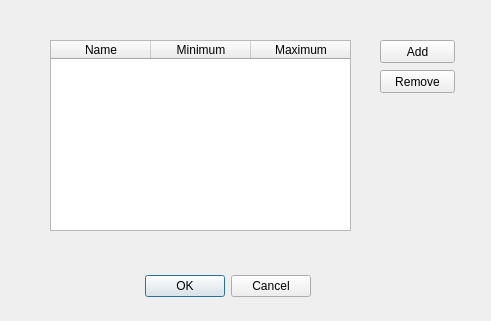
<?xml version="1.0" encoding="UTF-8"?>
<ui version="4.0">
 <class>RFactorAddRangeDialog</class>
 <widget class="QDialog" name="RFactorAddRangeDialog">
  <property name="geometry">
   <rect>
    <x>0</x>
    <y>0</y>
    <width>491</width>
    <height>321</height>
   </rect>
  </property>
  <property name="windowTitle">
   <string>Add New Range</string>
  </property>
  <widget class="QDialogButtonBox" name="RFactorRangeOkCancel">
   <property name="geometry">
    <rect>
     <x>-30</x>
     <y>270</y>
     <width>341</width>
     <height>32</height>
    </rect>
   </property>
   <property name="contextMenuPolicy">
    <enum>Qt::PreventContextMenu</enum>
   </property>
   <property name="orientation">
    <enum>Qt::Horizontal</enum>
   </property>
   <property name="standardButtons">
    <set>QDialogButtonBox::Cancel|QDialogButtonBox::Ok</set>
   </property>
  </widget>
  <widget class="QTableWidget" name="RFactorRangeTable">
   <property name="geometry">
    <rect>
     <x>50</x>
     <y>40</y>
     <width>301</width>
     <height>191</height>
    </rect>
   </property>
   <property name="selectionMode">
    <enum>QAbstractItemView::SingleSelection</enum>
   </property>
   <property name="selectionBehavior">
    <enum>QAbstractItemView::SelectItems</enum>
   </property>
   <property name="horizontalScrollBarPolicy">
    <enum>Qt::ScrollBarAlwaysOff</enum>
   </property>
   <property name="sizeAdjustPolicy">
    <enum>QAbstractScrollArea::AdjustIgnored</enum>
   </property>
   <property name="alternatingRowColors">
    <bool>false</bool>
   </property>
   <property name="showGrid">
    <bool>false</bool>
   </property>
   <property name="gridStyle">
    <enum>Qt::SolidLine</enum>
   </property>
   <attribute name="horizontalHeaderVisible">
    <bool>true</bool>
   </attribute>
   <attribute name="horizontalHeaderHighlightSections">
    <bool>true</bool>
   </attribute>
   <attribute name="horizontalHeaderShowSortIndicator" stdset="0">
    <bool>false</bool>
   </attribute>
   <attribute name="horizontalHeaderStretchLastSection">
    <bool>false</bool>
   </attribute>
   <attribute name="verticalHeaderVisible">
    <bool>false</bool>
   </attribute>
   <row>
    <property name="text">
     <string>New Row</string>
    </property>
   </row>
   <column>
    <property name="text">
     <string>Name</string>
    </property>
   </column>
   <column>
    <property name="text">
     <string>Minimum</string>
    </property>
   </column>
   <column>
    <property name="text">
     <string>Maximum</string>
    </property>
   </column>
  </widget>
  <widget class="QPushButton" name="RangeAddButton">
   <property name="geometry">
    <rect>
     <x>380</x>
     <y>40</y>
     <width>75</width>
     <height>23</height>
    </rect>
   </property>
   <property name="text">
    <string>Add</string>
   </property>
  </widget>
  <widget class="QPushButton" name="RangeRemoveButton">
   <property name="geometry">
    <rect>
     <x>380</x>
     <y>70</y>
     <width>75</width>
     <height>23</height>
    </rect>
   </property>
   <property name="text">
    <string>Remove</string>
   </property>
  </widget>
 </widget>
 <resources/>
 <connections>
  <connection>
   <sender>RFactorRangeOkCancel</sender>
   <signal>accepted()</signal>
   <receiver>RFactorAddRangeDialog</receiver>
   <slot>accept()</slot>
   <hints>
    <hint type="sourcelabel">
     <x>168</x>
     <y>284</y>
    </hint>
    <hint type="destinationlabel">
     <x>157</x>
     <y>274</y>
    </hint>
   </hints>
  </connection>
  <connection>
   <sender>RFactorRangeOkCancel</sender>
   <signal>rejected()</signal>
   <receiver>RFactorAddRangeDialog</receiver>
   <slot>reject()</slot>
   <hints>
    <hint type="sourcelabel">
     <x>236</x>
     <y>290</y>
    </hint>
    <hint type="destinationlabel">
     <x>286</x>
     <y>274</y>
    </hint>
   </hints>
  </connection>
 </connections>
</ui>
